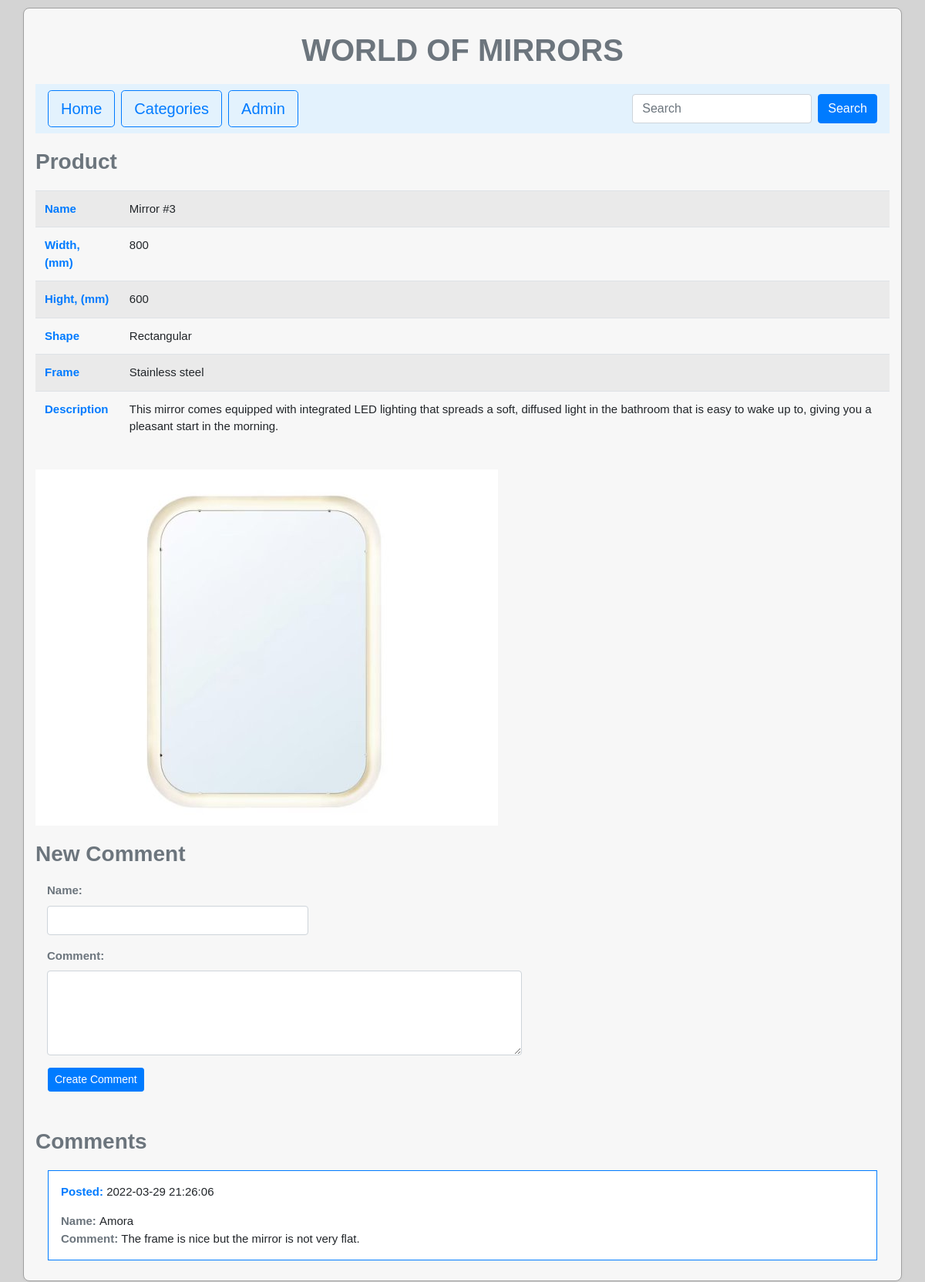
Screenshot of /show_product.php?product_id=12 with the database file from the repository.
### tables this page shows
CREATE TABLE `products` (
  `product_id` int(11) NOT NULL,
  `product_name` varchar(50) NOT NULL,
  `product_width` int(5) DEFAULT NULL,
  `product_hight` int(5) DEFAULT NULL,
  `product_shape` varchar(50) NOT NULL,
  `product_frame` varchar(50) NOT NULL,
  `product_description` varchar(1024) NOT NULL,
  `product_image` varchar(50) DEFAULT NULL,
  `product_created_date` timestamp NOT NULL DEFAULT current_timestamp(),
  `product_updated_date` timestamp NOT NULL DEFAULT current_timestamp() ON UPDATE current_timestamp(),
  `category_id` int(11) NOT NULL
);

CREATE TABLE `comments` (
  `comment_id` int(11) NOT NULL,
  `comment_user_name` varchar(50) NOT NULL,
  `comment` varchar(255) NOT NULL,
  `comment_created_date` timestamp NOT NULL DEFAULT current_timestamp(),
  `product_id` int(11) NOT NULL
);

### show_product.php (the view, shortened to what this page needs)
<?php
    require('connect.php');
    $product_id = filter_input(INPUT_GET, 'product_id', FILTER_VALIDATE_INT);
    if ($product_id) {
        $query = "SELECT * FROM products WHERE product_id = :product_id LIMIT 1";
        $statement = $db->prepare($query);
        $statement->bindValue(':product_id', $product_id, PDO::PARAM_INT);
        $statement->execute();
        $row = $statement->fetch();
        $query = "SELECT * FROM comments WHERE product_id = :product_id ORDER BY comment_created_date DESC";
        $statement = $db->prepare($query);
        $statement->bindValue(':product_id', $product_id, PDO::PARAM_INT);
        $statement->execute();
        $comments = $statement->fetchAll();
    }   else {
            header("Location: index.php");
            exit;
        }
    $comment_user_name = "";
    $comment = "";
    include('header.php');
?>
        <h3 class="font-weight-bold text-muted">Product</h3>
        <table class="table table-striped">
            <tbody>
                <tr>
                    <td class="text-primary font-weight-bold">Name</td>
                    <td><?= $row['product_name'] ?></td>
                </tr>
                <tr>
                    <td class="text-primary font-weight-bold">Width, (mm)</td>
                    <td><?= $row['product_width'] ?></td>
                </tr>
                <tr>
                    <td class="text-primary font-weight-bold">Hight, (mm)</td>
                    <td><?= $row['product_hight'] ?></td>
                </tr>
                <tr>
                    <td class="text-primary font-weight-bold">Shape</td>
                    <td><?= $row['product_shape'] ?></td>
                </tr>
                <tr>
                    <td class="text-primary font-weight-bold">Frame</td>
                    <td><?= $row['product_frame'] ?></td>
                </tr>
                <tr>
                    <td class="text-primary font-weight-bold">Description</td>
                    <td><?= $row['product_description'] ?></td>
                </tr>
            </tbody>
        </table>
        <?php if($row['product_image'] != NULL): ?>
            <img src="<?= $row['product_image'] ?>" alt = "" />
        <?php endif ?>
        <h3 class="font-weight-bold text-muted">New Comment</h3>
        <form id="create_comment" action="#" method="post" autocomplete="off">
            <div class="form-group col-md-4">
                <label for="comment_user_name" class="text-secondary font-weight-bold">Name: </label>
                <input name="comment_user_name" class="form-control" id="comment_user_name" type="text" value="<?php echo $comment_user_name; ?>" />
            </div>
            <div class="form-group col-md-7">
                <label for="comment" class="text-secondary font-weight-bold">Comment: </label>
                <textarea name="comment" class="form-control" id="comment" rows="4"><?php echo $comment; ?></textarea>
            </div>
                <button class="btn btn-primary btn-sm ml-3" type="submit" name="create">Create Comment</button>
        </form>
        <h3 class="font-weight-bold text-muted mt-5">Comments</h3>
        <?php foreach($comments as $comment): ?>
            <div class="border border-primary p-3 bg-white m-3">
                <p><span class="text-primary font-weight-bold">Posted: </span><?= $comment['comment_created_date'] ?></p>
                <div><span class="text-secondary font-weight-bold">Name: </span><?= $comment['comment_user_name'] ?></div>
                <div><span class="text-secondary font-weight-bold">Comment: </span><?= $comment['comment'] ?></div>
            </div>
        <?php endforeach ?>
    </main>
</body>
</html>

### header.php (shortened to what this page needs)
<!DOCTYPE html>
<html lang="en">
<head>
    <link rel="stylesheet" href="https://cdn.jsdelivr.net/npm/bootstrap@4.6.1/dist/css/bootstrap.min.css">
    <link rel="stylesheet" type="text/css" href="styles.css" />
</head>
<body>
    <main class="container">
        <header>
        	<h1 class="text-uppercase font-weight-bold text-muted">World of Mirrors</h1>
        </header>
        <nav class="navbar navbar-expand-lg navbar-light" style="background-color: #E3F2FD;">
            <ul class="navbar-nav mr-auto mt-2 mt-lg-0">
                <li class="nav-item">
                    <a href="index.php" class="btn btn-outline-primary btn-lg mr-sm-2" role="button" aria-pressed="true">Home</a>
                </li>
                <li class="nav-item">
                    <a href="categories.php" class="btn btn-outline-primary btn-lg mr-sm-2" role="button" aria-pressed="true">Categories</a>
                </li>
                <li class="nav-item">
                    <a href="admin.php" class="btn btn-outline-primary btn-lg mr-sm-2" role="button" aria-pressed="true">Admin</a>
                </li>
            </ul>
             <form class="form-inline" action="search.php" method="post" autocomplete="off">
                <input class="form-control mr-sm-2" type="text" placeholder="Search" name="keyword" required>
                <button class="btn btn-primary" type="submit" name="submit">Search</button>
            </form>
        </nav>

### styles.css (style rules this page uses)
body { background-color: #D4D4D4; font-family: Arial, Helvetica, sans-serif; font-size: 15px; }
main { width: auto; margin: 10px 200px; padding: 10px; background: #F7F7F7; border: 1px solid #A0A0A0; box-shadow: 1px 1px 3px #CFCFCF, -1px 1px 3px #CFCFCF; border-radius: 8px; }
header { text-align: center; margin: 20px 0px; }
h3 { margin: 20px 0px ; }

### rows the page displays
products: product_name "Mirror #3", product_width "800", product_hight "600", product_shape "Rectangular", product_frame "Stainless steel", product_description "This mirror comes equipped with integrated LED lighting that spreads a soft, diffused light in the bathroom that is easy to wake up to, giving you a pleasant start in the morning.", product_image (picture)
comments: comment_created_date "2022-03-29 21:26:06", comment_user_name "Amora", comment "The frame is nice but the mirror is not very flat."
